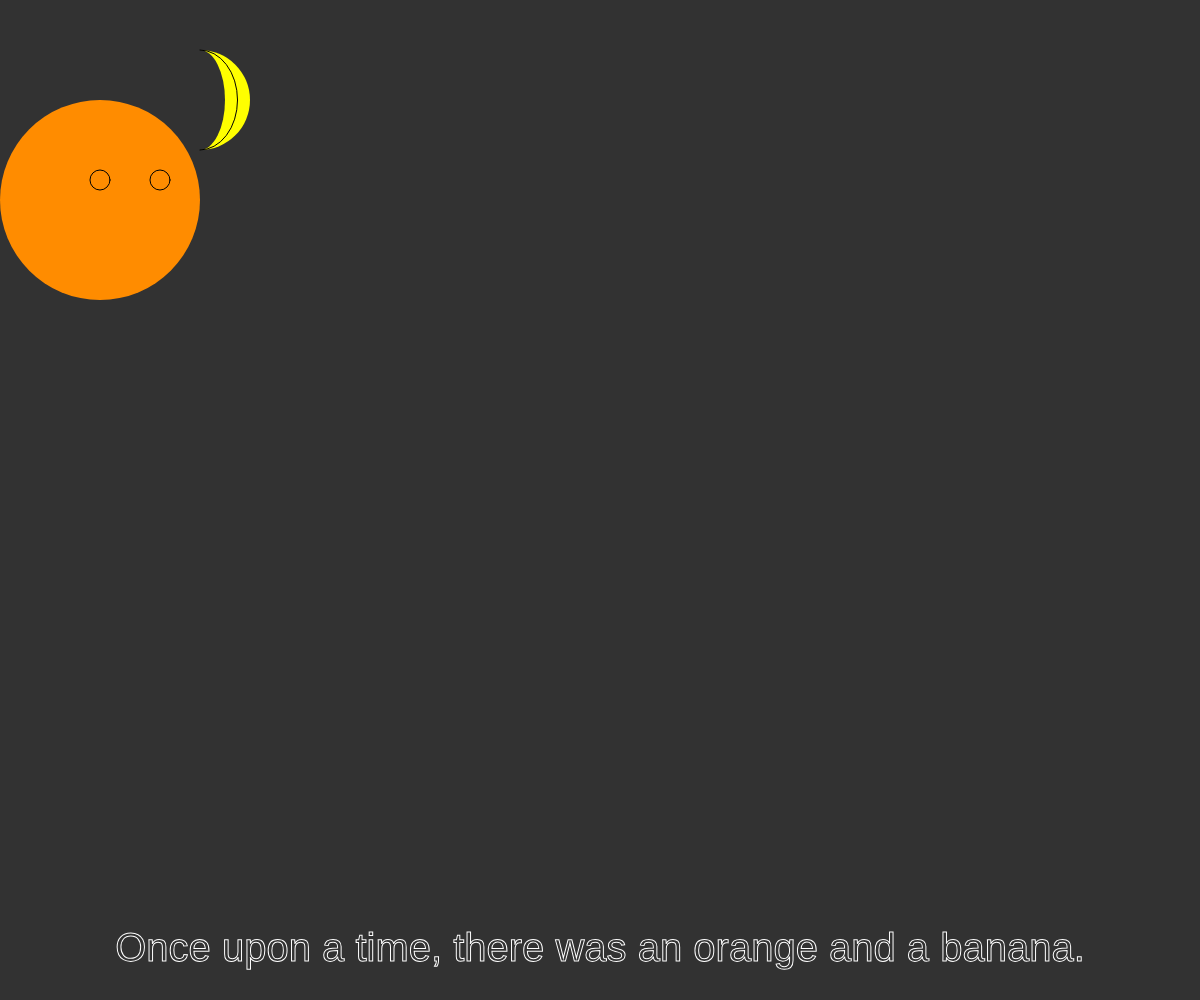
Frame 1 (no input)
Frame 60 (no input): identical to frame 1, image omitted
Frame 120 (the mouse pressed at the canvas centre since frame 60): identical to frame 1, image omitted

The p5.js sketch that drew this single still picture (run headless with seeded random() and noise() and a simulated clock; from frame 60 on, the mouse is pressed at the canvas centre):

// p5.js sketch
// ── sketch.js
/*
	mmp 310 week 3
	interactive story
	plot sketch, adding functions
*/

// global variables
var story = "Once upon a time, there was an orange and a banana.";
var storyX;
var storyY;

var chapter = "morning"; // day, night

function setup() {
	createCanvas(windowWidth, windowHeight);
	textSize(40);
	textAlign(CENTER, CENTER);
	storyX = width / 2;
	storyY = height - 50;
}

function draw() {
	background(50);
	
	if (chapter == "morning") {
		orange(100, 200);  // first character
		banana(200, 100); // second character 
	} else if (chapter == "day") {
		orange(300, 150);  
		banana(400, 75);
	} else if (chapter == "night") {
		orange(600, 100);  
		banana(700, 50);
	}
	
	stroke(255);
	text(story, storyX, storyY);
}

function mouseClicked() {
	if (chapter == "morning") chapter = "day";
	else if (chapter == "day") chapter = "night";
	else if (chapter == "night") chapter = "morning";
}

function orange(x, s) {
	var eyeSize = s / 10;
	fill('DARKORANGE');
	noStroke();
	ellipse(x, 200, s);  	// body
	
	stroke(0);
	ellipse(x + eyeSize * 3, 200 - eyeSize, eyeSize);  // left eye
	ellipse(x, 200 - eyeSize, eyeSize); 		// right eye
}

function banana(x, s) {
	fill('yellow');
	noStroke();
	arc(x, 100, s, s, -HALF_PI, HALF_PI); // banana background
	fill(50);
	arc(x, 100, s / 2, s, -HALF_PI, HALF_PI); // banana foreground
	noFill();
	stroke(0);
	arc(x, 100, s * 3/4, s, -HALF_PI, HALF_PI); // banana contour
}
